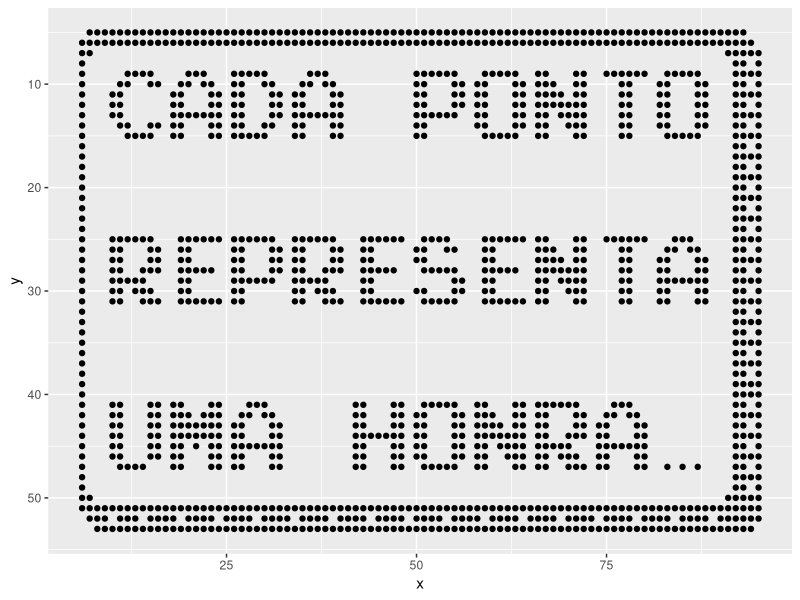

Reproduce this figure in R. (Note: this script raises an error after producing the figure.)
library(tidyverse)
library(readxl)
#library(jsonlite)

grid <- read_excel("./R_prep_vis/grid_letras.xlsx", sheet = "export", skip = 0)

new_grid <- as.data.frame(grid[,-1])

gera_grid <- function(grid_inicial) {
  
  coordenadas <- data.frame()
  
  n <- 1
  
  for (x in 1:dim(grid_inicial)[2]) {
    for (y in 1:dim(grid_inicial)[1]) {
      if (!is.na(grid_inicial[y,x])) {
        #print(paste(y,x))
        coordenadas[n,1] <- x
        coordenadas[n,2] <- y
        n <- n+1
      }
    }
  }
  
  coordenadas_export <- coordenadas %>%
    rename(x = V1,
           y = V2) %>%
    mutate(nome = paste("bolha", row_number()))
  
  return(coordenadas_export)
}


exportar <- gera_grid(grid)
#exportar_copy <- exportar[824,]

#exportar <- bind_rows(exportar, exportar_copy)
# exportar <- exportar[1:825-757,] %>%
#   mutate(nome = paste("bolha", row_number()))

ggplot(exportar, aes(x = x, y = y)) + geom_point()  + scale_y_reverse()
#jsonlite::write_json(exportar, "grid_honras.json")
write.csv(exportar, file = "webpage/dados/grid_honras.csv")

## experimentos

max(exportar$y)

ggplot(exportar, aes(x, y)) + geom_raster() + scale_y_reverse()
ggplot(exportar, aes(x, y)) + geom_point(size = 4) + scale_y_reverse()
ggplot(exportar, aes(x, y)) + geom_hex(bins = c(43,52)) + scale_y_reverse()
ggplot(exportar, aes(x, y)) + geom_polygon(aes(group = nome)) + scale_y_reverse()

# cores
coral        <- rgb(255/255, 99/255, 79/255)
amarelo      <- rgb(255/255,227/255, 76/255)
cinza_claro  <- rgb(183/255,177/255,165/255)
cinza_medio  <- rgb(118/255,113/255,107/255)
cinza_escuro <- rgb( 51/255, 51/255, 51/255)

cores <- c(coral, amarelo, cinza_claro, cinza_medio, cinza_escuro)

exportar_cores <- exportar %>% rowwise() %>% mutate(cor = sample(cores, 1))

ggplot(exportar_cores, aes(x, y, color = cor)) + geom_point(size = 2) + scale_y_reverse() + scale_color_identity()
ggplot(exportar_cores, aes(x, y, fill = cor)) + geom_raster() + scale_y_reverse() + scale_fill_identity()


logo <- ggplot(exportar_cores, aes(x, y)) + geom_tile(fill = cinza_medio, color = cinza_escuro) + scale_y_reverse() + theme_minimal() + theme(axis.title = element_blank(), axis.text = element_blank(), axis.line = element_blank(), panel.grid = element_blank())

ggsave(logo, filename = "logo_px.png", width = 5.2, height = 4.3, dpi = 300, type = "cairo-png", bg = "transparent")
